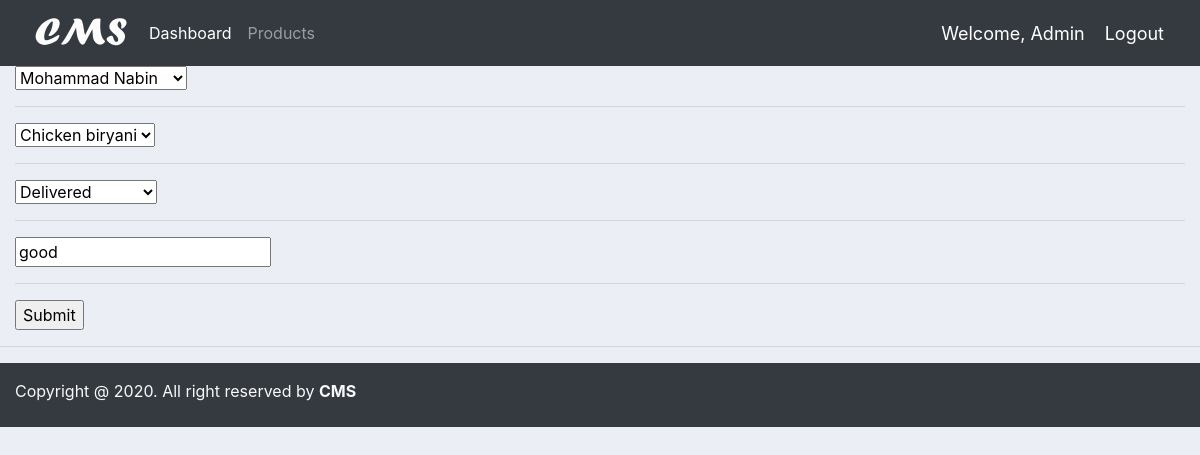
Page /update_order/36 (signed in) on the committed database.
### accounts/models.py (models this page shows, shortened)
class Order(models.Model):
    STATUS = (
        ('Pending','Pending'),
        ('Canceled Order','Canceled Order'),
        ('Delivered','Delivered')
        )
    customer = models.ForeignKey(Customer, null=True, on_delete=models.SET_NULL)
    Product = models.ForeignKey(Product, null=True, on_delete=models.SET_NULL)
    date_created = models.DateTimeField(auto_now_add=True, null=True)
    statur = models.CharField(max_length=200, null=True, choices=STATUS)
    note = models.CharField(max_length=200, null=True)

### accounts/views.py (the view)
# urls.py: path('update_order/<int:pk>', views.updateOrder, name="update_order"),
@login_required(login_url='login')
def updateOrder(request, pk):
    order = Order.objects.get(pk=pk)
    formset = OrderForm(instance=order)
    if request.method == 'POST':
        formset = OrderForm(request.POST, instance=order)
        if formset.is_valid():
            formset.save()
            return redirect('/')
    context = {'formset':formset}
    return render(request, 'accounts/order_form.html', context)

### accounts/form.py
class OrderForm(ModelForm):
    class Meta:
        model = Order
        fields = '__all__'

### accounts/models.py (called while the page is built)
    def __str__(self):
        return self.name

    def __str__(self):
        return self.name

### accounts/templates/accounts/order_form.html (shortened to what this page needs)
{% extends 'accounts/main.html' %}
{% load static %}
{% block content %}
<div class="container-fluid">
    <form action="" method="POST">
        {% for form in formset %}
            {{ form }}
            <hr>
        {% endfor %}
        <input type="submit" name="Submit">
    </form>
</div>
{% endblock %}

### accounts/templates/accounts/navbar.html (shortened to what this page needs)
{% load static %}
<nav class="navbar navbar-expand-lg navbar-dark bg-dark">
    <img id="logo" src="{% static '/images/logo.png' %}" alt="" title="Customer Management System">
    <div class="collapse navbar-collapse" id="navbarSupportedContent">
      <ul class="navbar-nav mr-auto">
        <li class="nav-item active">
          <a class="nav-link" href="{% url 'home' %}">Dashboard</a>
        </li>
        <li class="nav-item">
          <a class="nav-link" href="{% url 'products' %}">Products</a>
        </li>
      </ul>
    </div>
    <span class="hello">Welcome, {{ request.user|title }} </span>
    <span><a class="hello" href="{% url 'logout' %}">Logout</a></span>
  </nav>

### static/css/main.css (style rules this page uses)
#logo { height: 50PX; }
body { background-color: #ebeff5; }

### accounts/templates/accounts/navbar.html (style rules this page uses)
.hello { color: #fff; font-size: 18px; margin-right: 20px; }

### rows in the picture
Order: formset "Mohammad Nabin" "Chicken biryani" "Delivered" "good"

### other values in the picture
{{ request.user|title }} "Admin"
